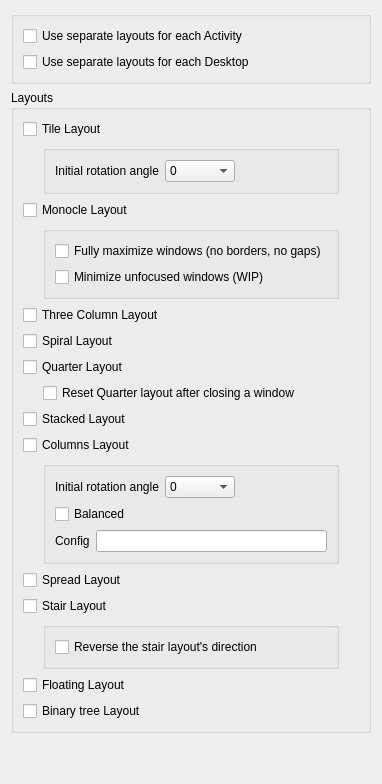
     <widget class="QWidget" name="layoutTab">
      <attribute name="title">
       <string>Layout</string>
      </attribute>
      <layout class="QVBoxLayout" name="verticalLayout_4">
       <item>
        <widget class="QGroupBox" name="groupBox_8">
         <property name="title">
          <string/>
         </property>
         <layout class="QVBoxLayout" name="verticalLayout_8">
          <item>
           <widget class="QCheckBox" name="kcfg_layoutPerActivity">
            <property name="toolTip">
             <string>Use different layouts for each activity. Can be combined with &quot;Use separate layout per Desktop&quot; option.</string>
            </property>
            <property name="text">
             <string>Use separate layouts for each Activity</string>
            </property>
           </widget>
          </item>
          <item>
           <widget class="QCheckBox" name="kcfg_layoutPerDesktop">
            <property name="toolTip">
             <string>Use different layouts for each virtual desktop. Can be combined with &quot;Use separate layout per Activity&quot; option.</string>
            </property>
            <property name="text">
             <string>Use separate layouts for each Desktop</string>
            </property>
           </widget>
          </item>
         </layout>
        </widget>
       </item>
       <item>
        <widget class="QGroupBox" name="groupBox_2">
         <property name="title">
          <string>Layouts</string>
         </property>
         <layout class="QVBoxLayout" name="verticalLayout_3">
          <item>
           <widget class="QCheckBox" name="kcfg_enableTileLayout">
            <property name="toolTip">
             <string>Enable Tile layout</string>
            </property>
            <property name="text">
             <string>Tile Layout</string>
            </property>
            <property name="tristate">
             <bool>false</bool>
            </property>
           </widget>
          </item>
          <item>
           <layout class="QVBoxLayout" name="tileLayoutConfigLayout">
            <property name="leftMargin">
             <number>20</number>
            </property>
            <property name="rightMargin">
             <number>20</number>
            </property>
            <item>
             <widget class="QGroupBox" name="groupBoxTileConfigLayout">
              <property name="title">
               <string/>
              </property>
              <layout class="QGridLayout" name="gridLayout_2">
               <item row="0" column="0">
                <layout class="QHBoxLayout" name="horizontalLayout_3">
                 <item>
                  <widget class="QLabel" name="tileLabel11">
                   <property name="text">
                    <string>Initial rotation angle</string>
                   </property>
                  </widget>
                 </item>
                 <item>
                  <widget class="QComboBox" name="kcfg_tileLayoutInitialRotationAngle">
                   <property name="minimumSize">
                    <size>
                     <width>70</width>
                     <height>0</height>
                    </size>
                   </property>
                   <item>
                    <property name="text">
                     <string>0</string>
                    </property>
                   </item>
                   <item>
                    <property name="text">
                     <string>90</string>
                    </property>
                   </item>
                   <item>
                    <property name="text">
                     <string>180</string>
                    </property>
                   </item>
                   <item>
                    <property name="text">
                     <string>270</string>
                    </property>
                   </item>
                  </widget>
                 </item>
                </layout>
               </item>
               <item row="0" column="1">
                <spacer name="horizontalSpacer">
                 <property name="orientation">
                  <enum>Qt::Orientation::Horizontal</enum>
                 </property>
                 <property name="sizeHint" stdset="0">
                  <size>
                   <width>40</width>
                   <height>20</height>
                  </size>
                 </property>
                </spacer>
               </item>
              </layout>
             </widget>
            </item>
           </layout>
          </item>
          <item>
           <widget class="QCheckBox" name="kcfg_enableMonocleLayout">
            <property name="toolTip">
             <string>Enable Monocle layout</string>
            </property>
            <property name="text">
             <string>Monocle Layout</string>
            </property>
           </widget>
          </item>
          <item>
           <layout class="QVBoxLayout" name="monocleLayoutConfigLayout">
            <property name="leftMargin">
             <number>20</number>
            </property>
            <property name="rightMargin">
             <number>20</number>
            </property>
            <item>
             <widget class="QGroupBox" name="groupBox_10">
              <property name="title">
               <string/>
              </property>
              <layout class="QVBoxLayout" name="verticalLayout_10">
               <item>
                <widget class="QCheckBox" name="kcfg_monocleMaximize">
                 <property name="toolTip">
                  <string>All windows will be maximized in Monocle layout</string>
                 </property>
                 <property name="text">
                  <string>Fully maximize windows (no borders, no gaps)</string>
                 </property>
                </widget>
               </item>
               <item>
                <widget class="QCheckBox" name="kcfg_monocleMinimizeRest">
                 <property name="text">
                  <string>Minimize unfocused windows (WIP)</string>
                 </property>
                </widget>
               </item>
              </layout>
             </widget>
            </item>
           </layout>
          </item>
          <item>
           <widget class="QCheckBox" name="kcfg_enableThreeColumnLayout">
            <property name="toolTip">
             <string>Enable Three Column layout</string>
            </property>
            <property name="text">
             <string>Three Column Layout</string>
            </property>
           </widget>
          </item>
          <item>
           <widget class="QCheckBox" name="kcfg_enableSpiralLayout">
            <property name="text">
             <string>Spiral Layout</string>
            </property>
           </widget>
          </item>
          <item>
           <widget class="QCheckBox" name="kcfg_enableQuarterLayout">
            <property name="toolTip">
             <string>Enable Quarter layout</string>
            </property>
            <property name="text">
             <string>Quarter Layout</string>
            </property>
           </widget>
          </item>
          <item>
           <layout class="QVBoxLayout" name="quarterLayoutConfigLayout">
            <property name="leftMargin">
             <number>20</number>
            </property>
            <property name="topMargin">
             <number>0</number>
            </property>
            <property name="rightMargin">
             <number>20</number>
            </property>
            <item>
             <widget class="QCheckBox" name="kcfg_quarterLayoutReset">
              <property name="text">
               <string>Reset Quarter layout after closing a window</string>
              </property>
             </widget>
            </item>
           </layout>
          </item>
          <item>
           <widget class="QCheckBox" name="kcfg_enableStackedLayout">
            <property name="toolTip">
             <string>Enable Stacked layout</string>
            </property>
            <property name="text">
             <string>Stacked Layout</string>
            </property>
           </widget>
          </item>
          <item>
           <widget class="QCheckBox" name="kcfg_enableColumnsLayout">
            <property name="toolTip">
             <string>Enable Columns layout</string>
            </property>
            <property name="text">
             <string>Columns Layout</string>
            </property>
           </widget>
          </item>
          <item>
           <layout class="QVBoxLayout" name="ColumnsLayoutConfigLayout">
            <property name="leftMargin">
             <number>20</number>
            </property>
            <property name="rightMargin">
             <number>20</number>
            </property>
            <item>
             <widget class="QGroupBox" name="groupBoxColumnsConfigLayout">
              <property name="title">
               <string/>
              </property>
              <layout class="QVBoxLayout" name="verticalLayout_11">
               <item>
                <layout class="QHBoxLayout" name="horizontalLayout_4">
                 <item>
                  <widget class="QLabel" name="tileLabel12">
                   <property name="text">
                    <string>Initial rotation angle</string>
                   </property>
                  </widget>
                 </item>
                 <item>
                  <widget class="QComboBox" name="kcfg_columnsLayoutInitialRotationAngle">
                   <property name="minimumSize">
                    <size>
                     <width>70</width>
                     <height>0</height>
                    </size>
                   </property>
                   <item>
                    <property name="text">
                     <string>0</string>
                    </property>
                   </item>
                   <item>
                    <property name="text">
                     <string>90</string>
                    </property>
                   </item>
                   <item>
                    <property name="text">
                     <string>180</string>
                    </property>
                   </item>
                   <item>
                    <property name="text">
                     <string>270</string>
                    </property>
                   </item>
                  </widget>
                 </item>
                 <item>
                  <spacer name="horizontalSpacer">
                   <property name="orientation">
                    <enum>Qt::Orientation::Horizontal</enum>
                   </property>
                   <property name="sizeHint" stdset="0">
                    <size>
                     <width>40</width>
                     <height>20</height>
                    </size>
                   </property>
                  </spacer>
                 </item>
                </layout>
               </item>
               <item>
                <widget class="QCheckBox" name="kcfg_columnsBalanced">
                 <property name="toolTip">
                  <string>Creating a new window in the shortest column</string>
                 </property>
                 <property name="text">
                  <string>Balanced</string>
                 </property>
                </widget>
               </item>
               <item>
                <layout class="QHBoxLayout" name="hLayout_columnsConf">
                 <item>
                  <widget class="QLabel" name="lbl_columsLayerConf">
                   <property name="text">
                    <string>Config</string>
                   </property>
                  </widget>
                 </item>
                 <item>
                  <widget class="QLineEdit" name="kcfg_columnsLayerConf">
                   <property name="toolTip">
                    <string>&lt;html&gt;&lt;head/&gt;&lt;body&gt;&lt;p&gt;Comma-separated list OutputName:VirtualDesktopName:ActivityId:ColumnWeight:ColumnWeight:... OutputName value you will see if run KSystemLog and type krohnkite in filter string. The data will right under Krohenkite start string.If all weights are equal they will not be taken into account &lt;/p&gt;&lt;p&gt;Example: Any monitors 3 columns without weights:&lt;/p&gt;&lt;p&gt;:::1:1:1&lt;/p&gt;&lt;p&gt;Example with desktop name and activity id 3 columns the third one is twice as big as the first two:&lt;/p&gt;&lt;p&gt;HDMI-A-1:Desktop 1:99e10d31-e8f3-44aa-bbed-2a543f13fa54:1:1:2&lt;/p&gt;&lt;/body&gt;&lt;/html&gt;</string>
                   </property>
                  </widget>
                 </item>
                </layout>
               </item>
              </layout>
             </widget>
            </item>
           </layout>
          </item>
          <item>
           <widget class="QCheckBox" name="kcfg_enableSpreadLayout">
            <property name="toolTip">
             <string>Enable Spread layout</string>
            </property>
            <property name="text">
             <string>Spread Layout</string>
            </property>
           </widget>
          </item>
          <item>
           <widget class="QCheckBox" name="kcfg_enableStairLayout">
            <property name="toolTip">
             <string>Enable Stair layout</string>
            </property>
            <property name="text">
             <string>Stair Layout</string>
            </property>
           </widget>
          </item>
          <item>
           <layout class="QVBoxLayout" name="stairLayoutConfigLayout">
            <property name="leftMargin">
             <number>20</number>
            </property>
            <property name="rightMargin">
             <number>20</number>
            </property>
            <item>
             <widget class="QGroupBox" name="groupBox_70">
              <property name="title">
               <string/>
              </property>
              <layout class="QVBoxLayout" name="verticalLayout_10">
               <item>
                <widget class="QCheckBox" name="kcfg_stairReverse">
                 <property name="text">
                  <string>Reverse the stair layout's direction</string>
                 </property>
                </widget>
               </item>
              </layout>
             </widget>
            </item>
           </layout>
          </item>
          <item>
           <widget class="QCheckBox" name="kcfg_enableFloatingLayout">
            <property name="text">
             <string>Floating Layout</string>
            </property>
           </widget>
          </item>
          <item>
           <widget class="QCheckBox" name="kcfg_enableBTreeLayout">
            <property name="toolTip">
             <string>Enable BTree layout</string>
            </property>
            <property name="text">
             <string>Binary tree Layout</string>
            </property>
           </widget>
          </item>
         </layout>
        </widget>
       </item>
       <item>
        <spacer name="verticalSpacer_2">
         <property name="orientation">
          <enum>Qt::Orientation::Vertical</enum>
         </property>
         <property name="sizeHint" stdset="0">
          <size>
           <width>20</width>
           <height>40</height>
          </size>
         </property>
        </spacer>
       </item>
      </layout>
     </widget>
